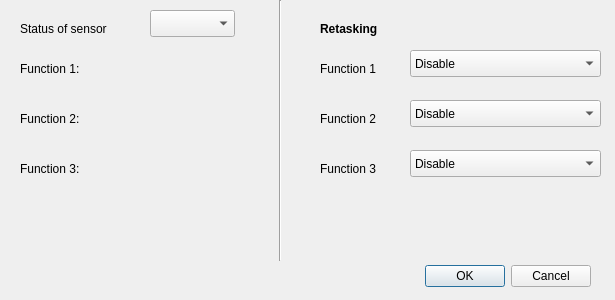
<?xml version="1.0" encoding="UTF-8"?>
<ui version="4.0">
 <class>RetaskSensorDialog</class>
 <widget class="QDialog" name="RetaskSensorDialog">
  <property name="geometry">
   <rect>
    <x>0</x>
    <y>0</y>
    <width>615</width>
    <height>300</height>
   </rect>
  </property>
  <property name="windowTitle">
   <string>Dialog</string>
  </property>
  <widget class="QDialogButtonBox" name="buttonBox">
   <property name="geometry">
    <rect>
     <x>250</x>
     <y>260</y>
     <width>341</width>
     <height>32</height>
    </rect>
   </property>
   <property name="orientation">
    <enum>Qt::Horizontal</enum>
   </property>
   <property name="standardButtons">
    <set>QDialogButtonBox::Cancel|QDialogButtonBox::Ok</set>
   </property>
  </widget>
  <widget class="QLabel" name="label">
   <property name="geometry">
    <rect>
     <x>20</x>
     <y>20</y>
     <width>121</width>
     <height>17</height>
    </rect>
   </property>
   <property name="text">
    <string>Status of sensor</string>
   </property>
  </widget>
  <widget class="QComboBox" name="cbxMac">
   <property name="geometry">
    <rect>
     <x>150</x>
     <y>10</y>
     <width>85</width>
     <height>27</height>
    </rect>
   </property>
  </widget>
  <widget class="QLabel" name="label_2">
   <property name="geometry">
    <rect>
     <x>20</x>
     <y>60</y>
     <width>91</width>
     <height>17</height>
    </rect>
   </property>
   <property name="text">
    <string>Function 1: </string>
   </property>
  </widget>
  <widget class="QLabel" name="label_3">
   <property name="geometry">
    <rect>
     <x>20</x>
     <y>110</y>
     <width>81</width>
     <height>17</height>
    </rect>
   </property>
   <property name="text">
    <string>Function 2:</string>
   </property>
  </widget>
  <widget class="QLabel" name="label_4">
   <property name="geometry">
    <rect>
     <x>20</x>
     <y>160</y>
     <width>81</width>
     <height>17</height>
    </rect>
   </property>
   <property name="text">
    <string>Function 3:</string>
   </property>
  </widget>
  <widget class="QLabel" name="lblFunc1">
   <property name="geometry">
    <rect>
     <x>120</x>
     <y>60</y>
     <width>121</width>
     <height>17</height>
    </rect>
   </property>
   <property name="font">
    <font>
     <weight>75</weight>
     <bold>true</bold>
    </font>
   </property>
   <property name="text">
    <string/>
   </property>
  </widget>
  <widget class="QLabel" name="lblFunc2">
   <property name="geometry">
    <rect>
     <x>130</x>
     <y>110</y>
     <width>121</width>
     <height>17</height>
    </rect>
   </property>
   <property name="font">
    <font>
     <weight>75</weight>
     <bold>true</bold>
    </font>
   </property>
   <property name="text">
    <string/>
   </property>
  </widget>
  <widget class="QLabel" name="lblFunc3">
   <property name="geometry">
    <rect>
     <x>140</x>
     <y>160</y>
     <width>121</width>
     <height>17</height>
    </rect>
   </property>
   <property name="font">
    <font>
     <weight>75</weight>
     <bold>true</bold>
    </font>
   </property>
   <property name="text">
    <string/>
   </property>
  </widget>
  <widget class="Line" name="line">
   <property name="geometry">
    <rect>
     <x>270</x>
     <y>0</y>
     <width>20</width>
     <height>261</height>
    </rect>
   </property>
   <property name="orientation">
    <enum>Qt::Vertical</enum>
   </property>
  </widget>
  <widget class="QLabel" name="label_8">
   <property name="geometry">
    <rect>
     <x>320</x>
     <y>20</y>
     <width>81</width>
     <height>17</height>
    </rect>
   </property>
   <property name="font">
    <font>
     <weight>75</weight>
     <bold>true</bold>
    </font>
   </property>
   <property name="text">
    <string>Retasking</string>
   </property>
  </widget>
  <widget class="QLabel" name="label_5">
   <property name="geometry">
    <rect>
     <x>320</x>
     <y>60</y>
     <width>81</width>
     <height>17</height>
    </rect>
   </property>
   <property name="text">
    <string>Function 1</string>
   </property>
  </widget>
  <widget class="QLabel" name="label_6">
   <property name="geometry">
    <rect>
     <x>320</x>
     <y>110</y>
     <width>81</width>
     <height>17</height>
    </rect>
   </property>
   <property name="text">
    <string>Function 2</string>
   </property>
  </widget>
  <widget class="QLabel" name="label_7">
   <property name="geometry">
    <rect>
     <x>320</x>
     <y>160</y>
     <width>81</width>
     <height>17</height>
    </rect>
   </property>
   <property name="text">
    <string>Function 3</string>
   </property>
  </widget>
  <widget class="QComboBox" name="cbxFunc1">
   <property name="geometry">
    <rect>
     <x>410</x>
     <y>50</y>
     <width>191</width>
     <height>27</height>
    </rect>
   </property>
   <item>
    <property name="text">
     <string>Disable</string>
    </property>
   </item>
   <item>
    <property name="text">
     <string>Enable</string>
    </property>
   </item>
  </widget>
  <widget class="QComboBox" name="cbxFunc2">
   <property name="geometry">
    <rect>
     <x>410</x>
     <y>100</y>
     <width>191</width>
     <height>27</height>
    </rect>
   </property>
   <item>
    <property name="text">
     <string>Disable</string>
    </property>
   </item>
   <item>
    <property name="text">
     <string>Enable</string>
    </property>
   </item>
  </widget>
  <widget class="QComboBox" name="cbxFunc3">
   <property name="geometry">
    <rect>
     <x>410</x>
     <y>150</y>
     <width>191</width>
     <height>27</height>
    </rect>
   </property>
   <item>
    <property name="text">
     <string>Disable</string>
    </property>
   </item>
   <item>
    <property name="text">
     <string>Enable</string>
    </property>
   </item>
  </widget>
 </widget>
 <resources/>
 <connections>
  <connection>
   <sender>buttonBox</sender>
   <signal>accepted()</signal>
   <receiver>RetaskSensorDialog</receiver>
   <slot>accept()</slot>
   <hints>
    <hint type="sourcelabel">
     <x>248</x>
     <y>254</y>
    </hint>
    <hint type="destinationlabel">
     <x>157</x>
     <y>274</y>
    </hint>
   </hints>
  </connection>
  <connection>
   <sender>buttonBox</sender>
   <signal>rejected()</signal>
   <receiver>RetaskSensorDialog</receiver>
   <slot>reject()</slot>
   <hints>
    <hint type="sourcelabel">
     <x>316</x>
     <y>260</y>
    </hint>
    <hint type="destinationlabel">
     <x>286</x>
     <y>274</y>
    </hint>
   </hints>
  </connection>
 </connections>
</ui>
